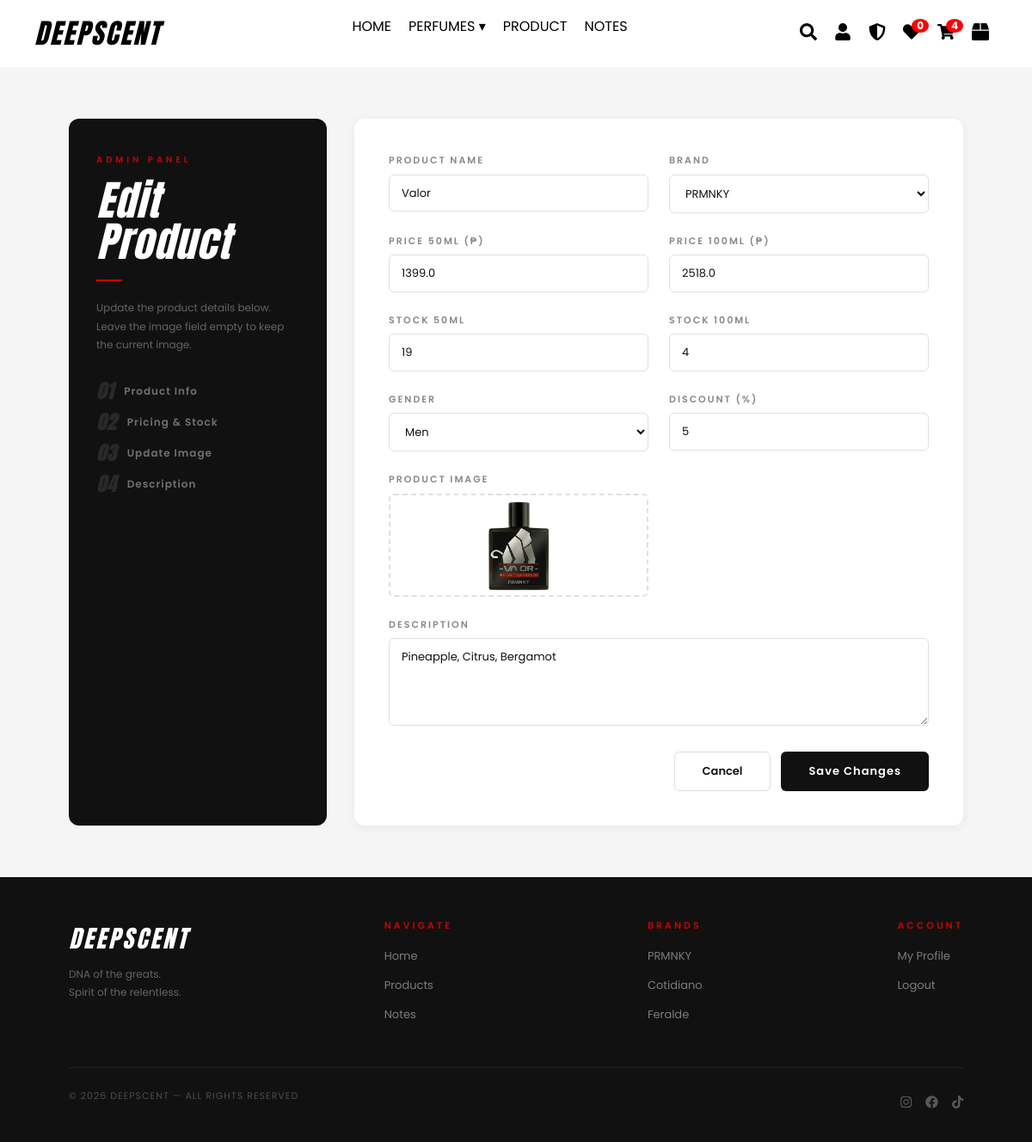
Before: /admin/products/edit/1 (signed in) with the older database file.
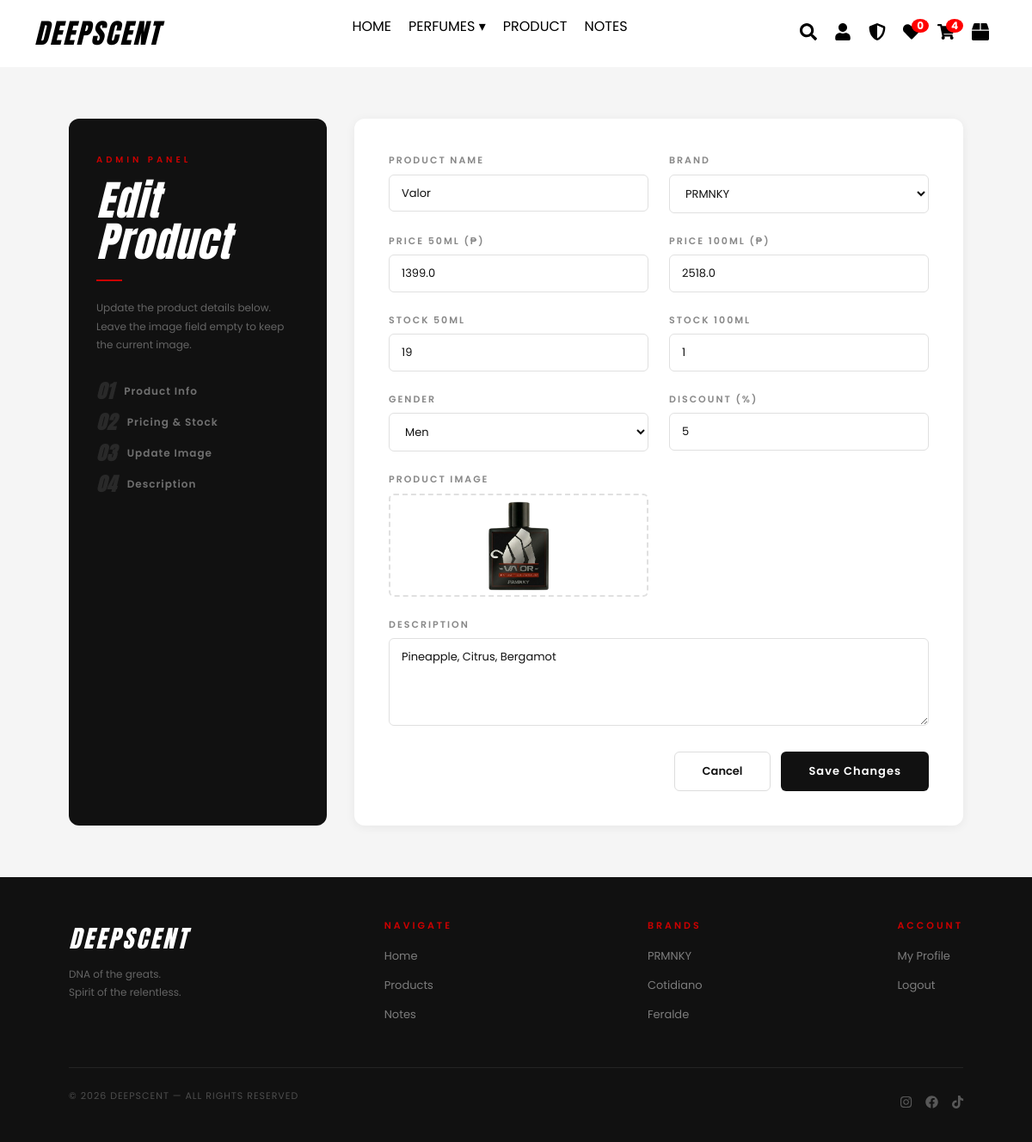
After: the same page with the newer database file.
### website/models.py (models this page shows)
class Product(db.Model):
    id = db.Column(db.Integer, primary_key=True)
    name = db.Column(db.String(100), nullable=False)
    description = db.Column(db.Text, nullable=False)
    price = db.Column(db.Float, nullable=False)
    stock_50ml = db.Column(db.Integer, default=0)
    stock_100ml = db.Column(db.Integer, default=0)
    price_100ml = db.Column(db.Float, nullable=True)
    discount = db.Column(db.Integer, default=0)  # percentage e.g. 10 = 10%
    image = db.Column(db.String(100), nullable=False)
    brand = db.Column(db.String(50), nullable=False)
    gender = db.Column(db.String(20), default='UNISEX')

class Brand(db.Model):
    id = db.Column(db.Integer, primary_key=True)
    name = db.Column(db.String(100), unique=True, nullable=False)
    logo = db.Column(db.String(150), nullable=True)

### website/admin.py (the view, shortened to what this page needs)
@admin.route("/products/edit/<int:id>", methods=["GET","POST"])
@login_required
def edit_product(id):
    if not current_user.is_admin:
        abort(403)
    product = Product.query.get_or_404(id)
    return render_template("edit_product.html", product=product)

### website/templates/edit_product.html (shortened to what this page needs)
{% extends "base.html" %}
{% block content %}
<section class="admin-form-page">
    <div class="admin-form-layout">
        <div class="admin-form-side">
            <p class="side-label">ADMIN PANEL</p>
            <h2 class="side-title">Edit<br>Product</h2>
            <div class="side-line"></div>
            <p class="side-desc">Update the product details below. Leave the image field empty to keep the current image.</p>
            <div class="side-steps">
                <div class="side-step"><span>01</span> Product Info</div>
                <div class="side-step"><span>02</span> Pricing & Stock</div>
                <div class="side-step"><span>03</span> Update Image</div>
                <div class="side-step"><span>04</span> Description</div>
            </div>
        </div>
        <div class="admin-form-card">
            <form method="POST" enctype="multipart/form-data">
                <div class="form-grid">
                    <div class="form-group">
                        <label>Product Name</label>
                        <input type="text" name="name" value="{{ product.name }}" required>
                    </div>
                    <div class="form-group">
                        <label>Brand</label>
                        <select name="brand">
                            {% for brand in g.brands %}
                            <option value="{{ brand.name }}" {% if product.brand == brand.name %}selected{% endif %}>{{ brand.name }}</option>
                            {% endfor %}
                        </select>
                    </div>
                    <div class="form-group">
                        <label>Price 50ml (₱)</label>
                        <input type="number" step="0.01" name="price" value="{{ product.price }}" required>
                    </div>
                    <div class="form-group">
                        <label>Price 100ml (₱)</label>
                        <input type="number" step="0.01" name="price_100ml" value="{{ product.price_100ml or '' }}">
                    </div>
                    <div class="form-group">
                        <label>Stock 50ml</label>
                        <input type="number" name="stock_50ml" value="{{ product.stock_50ml or 0 }}" required>
                    </div>
                    <div class="form-group">
                        <label>Stock 100ml</label>
                        <input type="number" name="stock_100ml" value="{{ product.stock_100ml or 0 }}" required>
                    </div>
                    <div class="form-group">
                        <label>Gender</label>
                        <select name="gender">
                            <option value="MEN" {% if product.gender == 'MEN' %}selected{% endif %}>Men</option>
                        </select>
                    </div>
                    <div class="form-group">
                        <label>Discount (%)</label>
                        <input type="number" name="discount" min="0" max="100" value="{{ product.discount or 0 }}">
                    </div>
                    <div class="form-group">
                        <label>Product Image</label>
                        <div class="img-upload-box" onclick="document.getElementById('imgInput').click()">
                            <img id="imgPreview" src="{{ url_for('static', filename='uploads/' ~ product.image) }}" alt="{{ product.name }}" style="max-height:120px;object-fit:contain;border-radius:6px;">
                        </div>
                    </div>
                    <div class="form-group full-width">
                        <label>Description</label>
                        <textarea name="description" rows="4" required>{{ product.description }}</textarea>
                    </div>
                </div>
                <div class="form-actions">
                    <a href="{{ url_for('admin.admin_products') }}" class="btn-cancel-form">Cancel</a>
                    <button type="submit" class="btn-save">Save Changes</button>
                </div>
            </form>
        </div>
    </div>
</section>
{% endblock %}

Changed rows visible on the page:
changed Product "Valor": stock_100ml "4" → "1"
